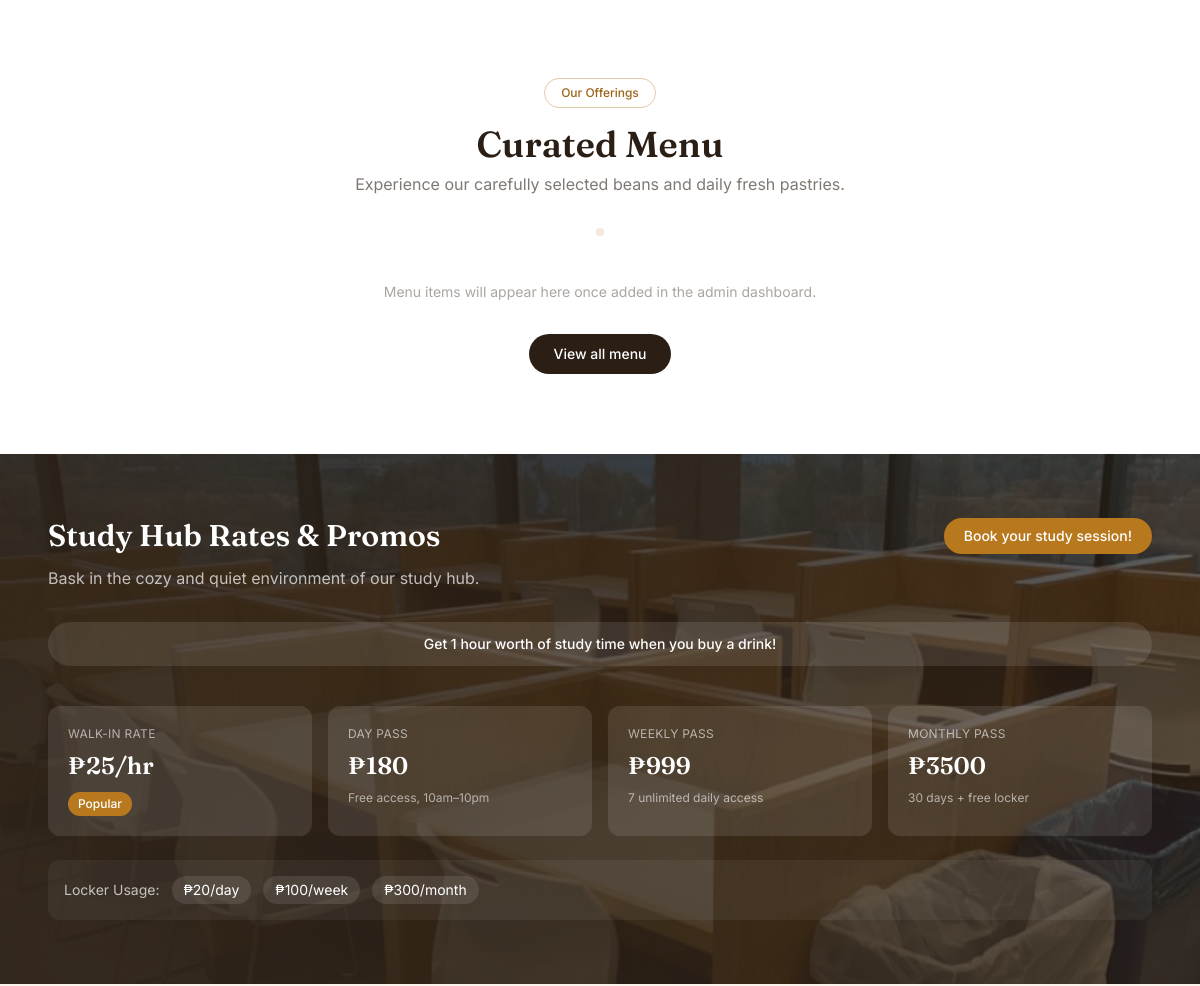
The app's page / (middle part), older data.
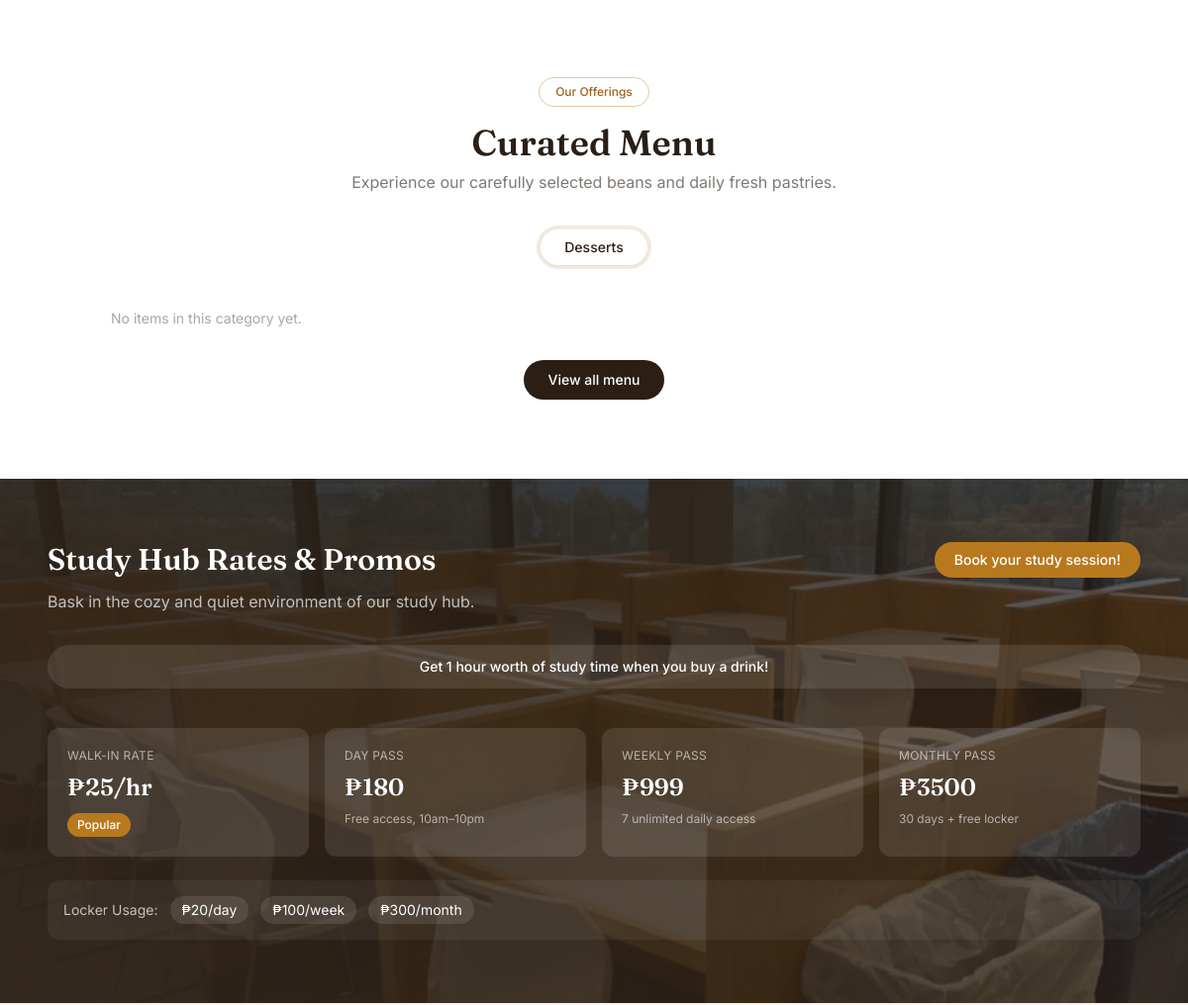
The same page, newer data.
### apps/menu/models.py (models this page shows, shortened)
class MenuCategory(models.Model):
    name = models.CharField(max_length=100)
    description = models.CharField(max_length=255, blank=True)
    display_order = models.PositiveIntegerField(default=0)
    is_active = models.BooleanField(default=True)
    created_at = models.DateTimeField(auto_now_add=True)
    updated_at = models.DateTimeField(auto_now=True)
    class Meta:
        ordering = ['display_order']
        verbose_name_plural = 'Menu categories'

### apps/core/views.py (the view)
# urls.py: path('', views.home, name="home"),
def home(request):
  return render(request, 'core/home.html', {
    'plans': StudyHubPlan.objects.filter(is_active=True),
    'settings': CafeSettings.load(),
    'categories': MenuCategory.objects.prefetch_related('items'),
  })

### apps/core/models.py (called while the page is built)
    @classmethod
    def load(cls):
        obj, created = cls.objects.get_or_create(pk=1)
        return obj

### apps/core/templates/core/home.html (shortened to what the changed rows need)
{% load static %}
<!DOCTYPE html>
<html lang="en">
<head>
<script src="https://cdn.tailwindcss.com"></script>
</head>
<body class="bg-white text-coffee-900">
<section id="menu" class="max-w-5xl mx-auto px-6 py-20 text-center">
  <span class="inline-block px-4 py-1.5 rounded-full border border-amber-600/40 text-amber-700 text-xs font-medium mb-4">Our Offerings</span>
  <h2 class="font-display text-3xl sm:text-4xl font-semibold mb-2">Curated Menu</h2>
  <p class="text-coffee-900/60 mb-8">Experience our carefully selected beans and daily fresh pastries.</p>
  <div class="inline-flex items-center gap-1 p-1 mb-10 rounded-full bg-coffee-100 text-sm" id="menu-tabs">
    {% for category in categories %}
      <button type="button" data-menu-category="{{ category.id }}"
        class="menu-tab-btn px-6 py-2 rounded-full {% if forloop.first %}bg-white text-coffee-900 font-medium shadow-sm{% else %}text-coffee-900/60 hover:text-coffee-900 transition{% endif %}">
        {{ category.name }}
      </button>
    {% endfor %}
  </div>
  {% for category in categories %}
    <div class="menu-category-panel {% if not forloop.first %}hidden{% endif %} grid grid-cols-1 sm:grid-cols-2 gap-x-10 gap-y-6 text-left" id="menu-category-{{ category.id }}">
      {% for item in category.items.all %}
        {% if item.is_available and item.is_bestseller %}
          <div class="flex items-center gap-4">
            <div class="w-16 h-16 rounded-xl bg-gradient-to-br from-amber-600 to-coffee-700 shrink-0 overflow-hidden">
              {% if item.image %}<img src="{{ item.image.url }}" class="w-full h-full object-cover">{% endif %}
            </div>
            <div class="flex-1">
              <p class="font-medium text-coffee-900">{{ item.name }}</p>
              <p class="text-sm text-coffee-900/50">{{ item.description }}</p>
            </div>
            <span class="font-semibold text-coffee-900 shrink-0">₱{{ item.price }}</span>
          </div>
        {% endif %}
      {% empty %}
        <p class="text-sm text-coffee-900/40 sm:col-span-2">No items in this category yet.</p>
      {% endfor %}
    </div>
  {% empty %}
    <p class="text-sm text-coffee-900/40">Menu items will appear here once added in the admin dashboard.</p>
  {% endfor %}
  <button type="button" id="view-all-menu-btn" class="inline-block mt-8 px-6 py-2.5 rounded-full bg-coffee-900 text-white text-sm font-medium hover:bg-coffee-700 transition">
    View all menu
  </button>
</section>
<section id="studyhub" class="relative bg-coffee-900 text-white overflow-hidden">
  <div class="relative z-10 max-w-6xl mx-auto px-6 py-16">
    <div class="flex flex-wrap items-center justify-between gap-4 mb-3">
      <h2 class="font-display text-3xl font-semibold">Study Hub Rates &amp; Promos</h2>
    </div>
  </div>
</section>
</body>
</html>

Row changes from the older to the newer data that the page shows:
added MenuCategory: name "Desserts"
Text that changed along with them:
text no longer shown: "Menu items will appear here once added in the admin dashboard."
